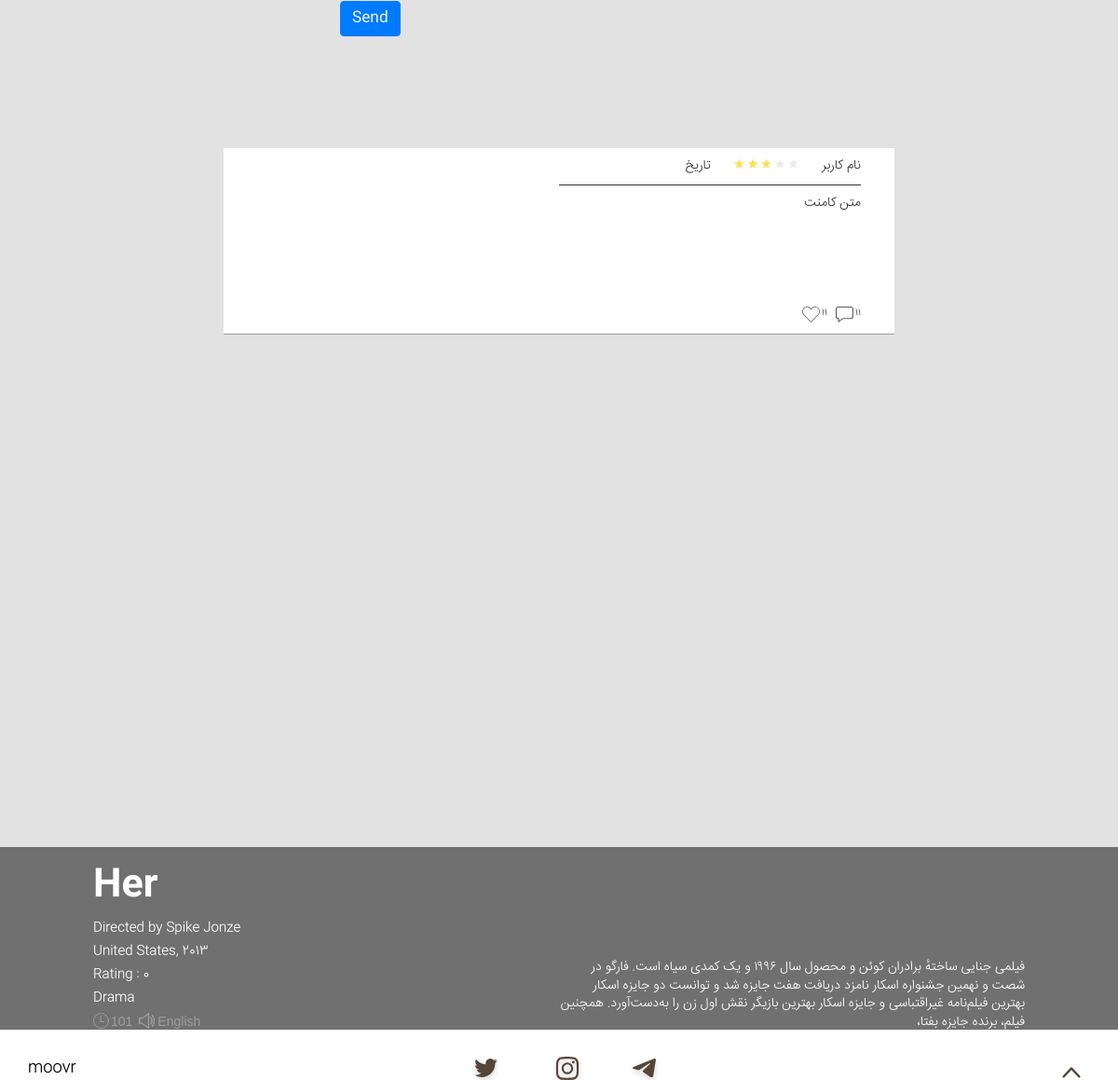
Before: /movie/8/ (lower part) with the older database file.
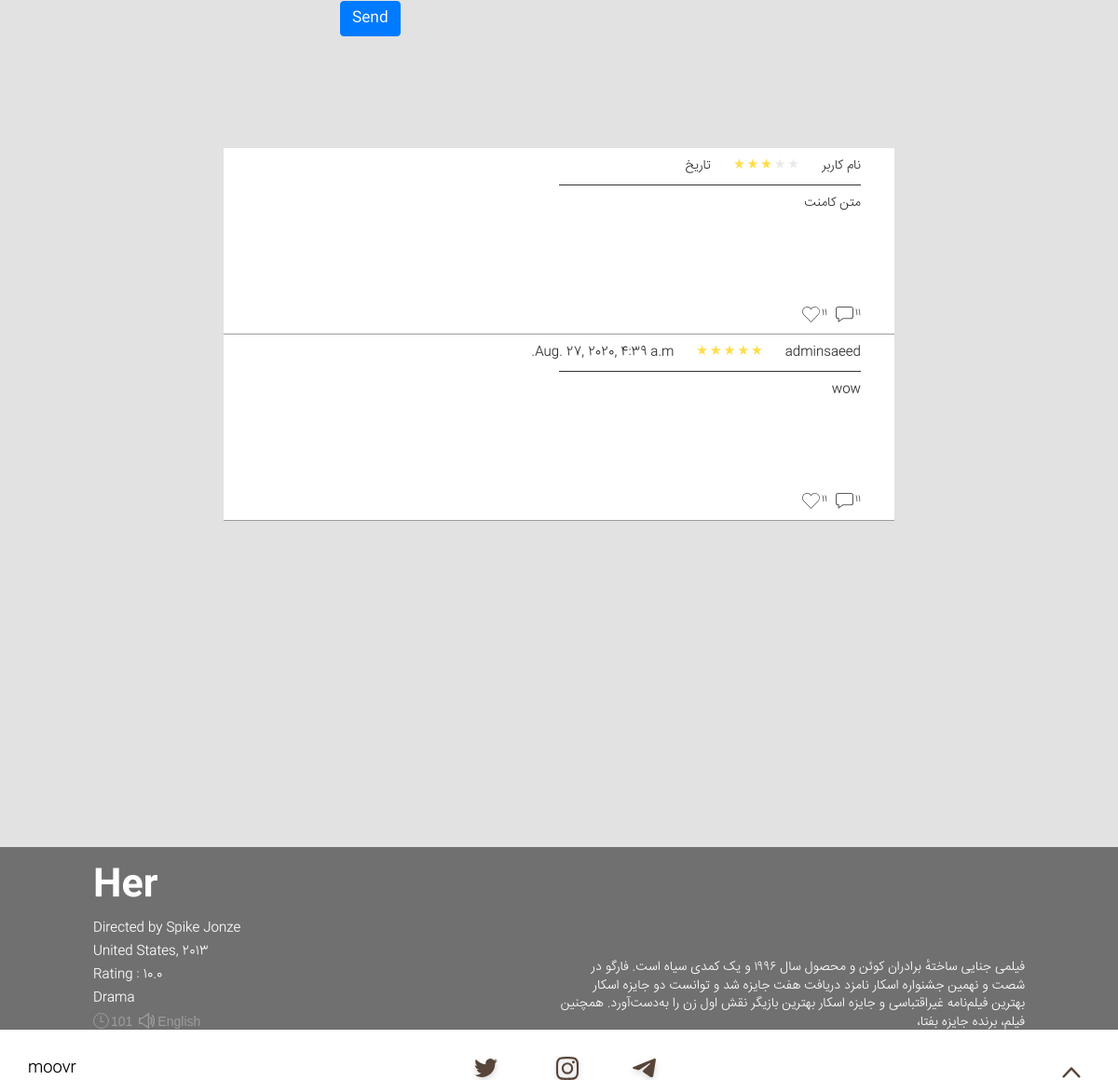
After: the same page with the newer database file.
### movie/models.py (models this page shows, shortened)
class Movie(models.Model):
    Title = models.CharField(max_length = 250)
    image = models.ImageField(upload_to = 'movie/images/')
    Time = models.IntegerField()
    Language = models.CharField(max_length = 250)
    Rating = models.FloatField(default=0)
    Director = models.CharField(max_length = 250)
    Country = models.CharField(max_length = 250)
    Jenre = models.CharField(max_length = 250)
    Cinematography = models.CharField(max_length = 250,blank=True)
    Screenplay = models.CharField(max_length = 250,blank=True)
    Music = models.CharField(max_length = 250,blank=True)
    Year = models.IntegerField()
    Cast = models.TextField()
    Synopsis = models.TextField()
    IsMovieOfDay = models.BooleanField(default=False)
    DateAdded = models.DateTimeField()

class Comment(models.Model):
    Content = models.TextField()
    Rating = models.SmallIntegerField()
    DateAdded = models.DateTimeField(auto_now_add=True)
    user = models.ForeignKey(User, on_delete=models.CASCADE)
    movie = models.ForeignKey(Movie, on_delete=models.CASCADE)

### movie/views.py (the view)
# urls.py: path('<int:movie_id>/', views.detail, name='detail'),
def detail(request, movie_id):
    movie = get_object_or_404(Movie, pk=movie_id)
    comments = Comment.objects.filter(movie = movie)
    comments = comments.order_by("-DateAdded")
    rating = 0
    for comment in comments:
        rating += comment.Rating
    if comments.count() == 0:
        rating = 0
    else:
        rating = round(rating/comments.count()*2,1)
    movie.Rating = rating
    movie.save()
    return render(request, 'movie/movie.html',{'movie':movie, "comments":comments})

### movie/templates/movie/movie.html (shortened to what this page needs)
<!doctype html>
<html lang="en">
{% load static %}
<head>
    <link rel="stylesheet" href="https://stackpath.bootstrapcdn.com/bootstrap/4.5.0/css/bootstrap.min.css"
>
    <link rel="stylesheet" href="{% static 'movie/style.css' %}">
    <link rel="stylesheet" href="{% static 'movie/css/style.css' %}">
    <link rel="stylesheet" href="https://cdnjs.cloudflare.com/ajax/libs/font-awesome/4.7.0/css/font-awesome.min.css">
</head>
<body>
    <header style="background: url(../../static/movie/Images/PhantomThread.jpg);" class="container-fluid" id="header">
        <div id="opacity">
            <div id="info">
                <h1>{{ movie.Title }}</h1>
                <h3>Directed by <b>{{ movie.Director }}</b></h3>
                <h3>{{ movie.Country }}, {{ movie.Year }}</h3>
                <h3>Rating : {{ movie.Rating }}</h3>
                <h3 class="genre">{{ movie.Jenre }}</h3>
                <div id="time">
                    <img src="{% static 'movie/Images/time.svg' %}" id="timeicon">
                    <p style="float: left;">{{ movie.Time }}</p>
                    <img src="{% static 'movie/Images/speaker.svg' %}" id="speakericon">
                    <p>{{ movie.Language }}</p>
                </div>
            </div>
            <div id="summary">
                <p id="q">{{ movie.Synopsis }}</p>
            </div>
        </div>
    </header>
    <div class="col">
    <div style="position: relative; top: 350px;" class="row justify-content-center mt-5">
        <div class="col-md-5">
            <form action="{% url 'movie:AddComment' movie.id %}" method="POST">
                <button type="submit" class="btn btn-primary">Send</button>
            </form>
        </div>
    </div>
    </div>
    <div id="commentparent">
        <div class="commenting" id="firstcommenting">
            <div class="name"></div>
            <p style="float: right; padding: 10px; padding-right: 5%;">نام کاربر</p>
            <div style="float: right; padding: 10px;margin-right: 5px;"><img src="{% static 'movie/Images/3Star.svg' %}"></div>
            <p style="float: right; padding: 10px;margin-right: 5px;">تاریخ</p>
            <p class="commentp"
                style="padding-top: 50px; text-align: right;margin-left: 5%; margin-right: 5%; position: absolute; width: 90%;  ">
                متن کامنت
            </p>
            <div class="replycomment">
                <img src="{% static 'movie/Images/Reply.svg' %}">
                <p style="float: right; font-size: 10px;margin-left: 2px;">11</p>
            </div>
            <div class="likecomment">
                <img src="{% static 'movie/Images/Like.svg' %}">
                <p style="float: right; font-size: 10px;margin-left: 2px;">11</p>
            </div>
        </div>
        {% for comment in comments %}
        <div class="commenting">
            <div class="name"></div>
            <p style="float: right; padding: 10px; padding-right: 5%;">{{ comment.user.username }}</p>
            {% if comment.Rating == 1 %}
            <div style="float: right; padding: 10px;margin-right: 5px;"><img src="{% static 'movie/Images/1Star.svg' %}"></div>
            {% elif comment.Rating == 2 %}
            <div style="float: right; padding: 10px;margin-right: 5px;"><img src="{% static 'movie/Images/2Star.svg' %}"></div>
            {% elif comment.Rating == 3 %}
            <div style="float: right; padding: 10px;margin-right: 5px;"><img src="{% static 'movie/Images/3Star.svg' %}"></div>
            {% elif comment.Rating == 4 %}
            <div style="float: right; padding: 10px;margin-right: 5px;"><img src="{% static 'movie/Images/4Star.svg' %}"></div>
            {% elif comment.Rating == 5 %}
            <div style="float: right; padding: 10px;margin-right: 5px;"><img src="{% static 'movie/Images/5Star.svg' %}"></div>
            {% endif %}
            <p style="float: right; padding: 10px;margin-right: 5px;">{{ comment.DateAdded }}</p>
            <p class="commentp"
                style="padding-top: 50px; text-align: right;margin-left: 5%; margin-right: 5%; position: absolute; width: 90%;">
                {{ comment.Content }}
            </p>
            <div class="replycomment">
                <img src="{% static 'movie/Images/Reply.svg' %}">
                <p style="float: right; font-size: 10px;margin-left: 2px;">11</p>
            </div>
            <div class="likecomment">
                <img src="{% static 'movie/Images/Like.svg' %}">
                <p style="float: right; font-size: 10px;margin-left: 2px;">11</p>
            </div>
        </div>
        {% endfor %}
    </div>
    <div id="footer">
        <a href="#">
            <p id="footerp"
                style="text-align: center; float: left; margin-left: 30px; margin-top: 30px; font-size: 17px; color: black;">
                moovr
            </p>
        </a>
        <a href="http://www.twitter.com/mooverir"> <img src="{% static 'movie/Images/Twitter-black.svg' %}" alt="Image"
                id="twitter-black"></a>
        <a href="http://www.instagram.com/moovr_ir"><img src="{% static 'movie/Images/Instagram-black.svg' %}" alt="Image"
                id="instagram-black"></a>
        <a href="http://www.t.me/moovr"> <img src="{% static 'movie/Images/Telegram-black.svg' %}" alt="Image" id="telegram-black">
        </a>
        <a href="#"><img src="{% static 'movie/Images/top.svg' %}" id="top"></a>
    </div>
</body>
</html>

### movie/static/movie/style.css (style rules this page uses)
article, aside, details, figcaption, figure, footer, header, hgroup, main, menu, nav, section, summary { display: block; }
html, body, div, span, applet, object, iframe, h1, h2, h3, h4, h5, h6, p, blockquote, pre, a, abbr, acronym, address, big, cite, code, del, dfn, em, img, ins, kbd, q, s, samp, small, strike, strong, sub, sup, tt, var, b, u, i, center, dl, dt, dd, ol, ul, li, fieldset, form, label, legend, table, caption, tbody, tfoot, thead, tr, th, td, article, aside, canvas, details, embed, figure, figcaption, footer, header, hgroup, menu, nav, output, ruby, section, summary, time, mark, audio, video { margin: 0; padding: 0; border: 0; font: inherit; font-size: 100%; vertical-align: baseline; }
body { background-color: #eaeaea; font-size: 13px; }
#header { position: static; background: url(Images/PhantomThread.jpg) center center; background-size: cover; height: 100vh; }
body { box-sizing: border-box; color: #323232; font-family: "DMSans", Helvetica, Arial, "Lucida Grande", sans-serif; font-size: 14px; font-weight: 300; line-height: 1.4; }
html { font-size: 100%; height: 100%; }
html { line-height: 1; }
#info { float: left; line-height: 25px; position: absolute; color: #fff; bottom: 50px; left: 100px; }
h1 { font-size: 40px; margin-bottom: 20px; }
#opacity { position: absolute; background-color: rgba(0, 0, 0, 0.5); height: 250px; width: 100%; right: 0; bottom: 0; }
#summary { text-align: right; color: #fff; float: right; position: absolute; width: 500px; bottom: 50px; right: 100px; height: 80px; padding-bottom: 0; }
a { color: white; }
#time { font-family: Arial, Helvetica, sans-serif; color: #9e9d9d; size: 10px; }
#timeicon { float: left; margin-top: 3px; margin-right: 2px; }
#speakericon { margin-left: 7px; float: left; margin-top: 3px; margin-right: 3px; }
#footer { position: fixed; bottom: 0; width: 100%; background-color: #ffffff; }
#twitter-black { position: absolute; top: 25px; left: 50%; margin-left: -100px; }
#instagram-black { position: absolute; left: 50%; margin-left: -12.25px; top: 23px; }
#telegram-black { position: absolute; left: 50%; margin-left: 70px; top: 25px; }
#top { float: right; margin-right: 40px; margin-top: 40px; width: 20px; }
#commentparent { position: relative; height: 1000px; width: 100%; right: 0; }
.commenting { background-color: #ffffff; position: relative; width: 60%; height: 200px; margin: 0 auto; margin-top: 0px; border-bottom: solid; border-width: 0.1px; border-color: #9e9d9d; }
#firstcommenting { margin-top: 470px; }
.name { position: absolute; height: 40px; width: 45%; margin-right: 5%; border-bottom: solid; border-width: 0.1px; }
.likecomment { position: absolute; right: 10%; bottom: 2%; float: right; }
.replycomment { position: absolute; right: 5%; bottom: 2%; float: right; }

### movie/static/movie/css/style.css (style rules this page uses)
body { font-family: IRANSans !important; font-weight: 300; direction: rtl; background-color: #E2E2E2; margin: 0; }
h1, h2, h3, h4, h5, h6,input, textarea { font-family: IRANSans !important; }
h1 { font-weight: bold; }

Changed rows visible on the page:
changed Movie "Her": Rating "0" → "10.0"
added Comment: user.username "adminsaeed", Rating 5 (drawn), DateAdded "Aug. 27, 2020, 4:39 a.m.", Content "wow"
